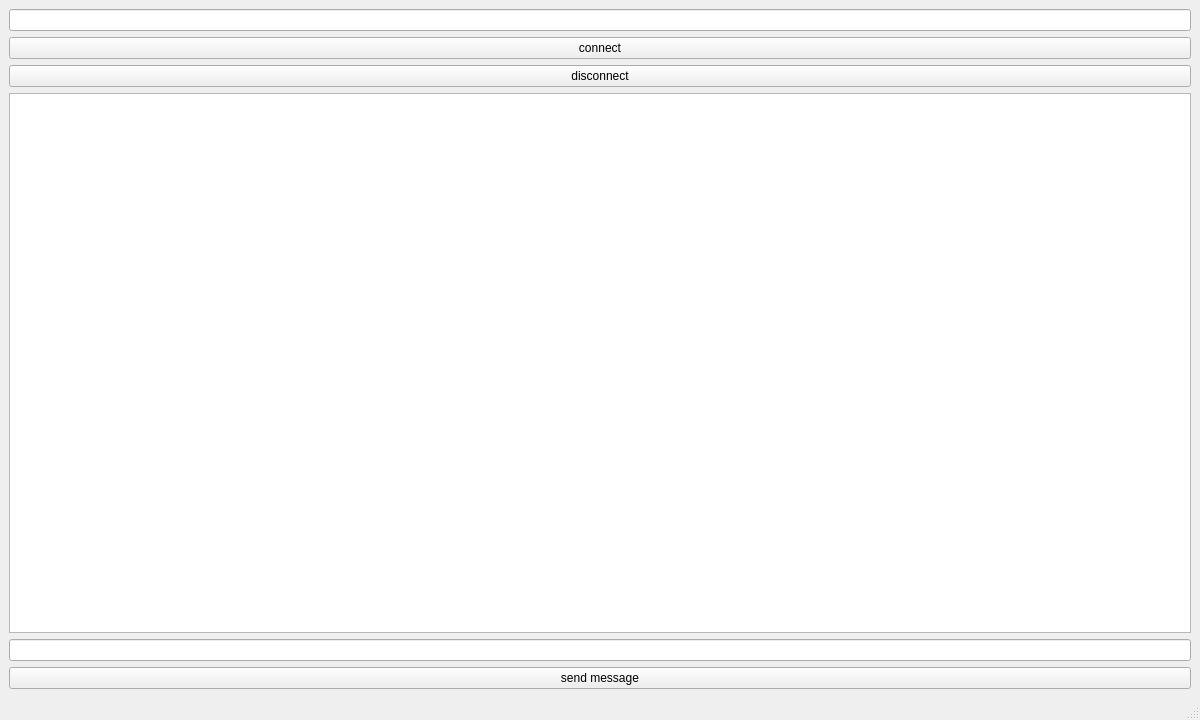
<?xml version="1.0" encoding="UTF-8"?>
<ui version="4.0">
 <class>Client</class>
 <widget class="QMainWindow" name="Client">
  <property name="geometry">
   <rect>
    <x>0</x>
    <y>0</y>
    <width>1200</width>
    <height>720</height>
   </rect>
  </property>
  <property name="windowTitle">
   <string>Client</string>
  </property>
  <widget class="QWidget" name="centralwidget">
   <layout class="QVBoxLayout" name="verticalLayout">
    <item>
     <widget class="QLineEdit" name="wdgt_addr"/>
    </item>
    <item>
     <widget class="QPushButton" name="wdgt_bttn_connect">
      <property name="text">
       <string>connect</string>
      </property>
     </widget>
    </item>
    <item>
     <widget class="QPushButton" name="wdgt_bttn_disconnect">
      <property name="text">
       <string>disconnect</string>
      </property>
     </widget>
    </item>
    <item>
     <widget class="QPlainTextEdit" name="wdgt_console">
      <property name="readOnly">
       <bool>true</bool>
      </property>
     </widget>
    </item>
    <item>
     <widget class="QLineEdit" name="wdgt_message"/>
    </item>
    <item>
     <widget class="QPushButton" name="wdgt_bttn_send_message">
      <property name="text">
       <string>send message</string>
      </property>
     </widget>
    </item>
   </layout>
  </widget>
  <widget class="QMenuBar" name="menubar">
   <property name="geometry">
    <rect>
     <x>0</x>
     <y>0</y>
     <width>1200</width>
     <height>24</height>
    </rect>
   </property>
  </widget>
  <widget class="QStatusBar" name="statusbar"/>
 </widget>
 <resources/>
 <connections/>
</ui>
